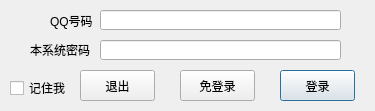
<?xml version="1.0" encoding="UTF-8"?>
<ui version="4.0">
 <class>frmLogin</class>
 <widget class="QDialog" name="frmLogin">
  <property name="geometry">
   <rect>
    <x>0</x>
    <y>0</y>
    <width>375</width>
    <height>111</height>
   </rect>
  </property>
  <property name="sizePolicy">
   <sizepolicy hsizetype="Fixed" vsizetype="Fixed">
    <horstretch>0</horstretch>
    <verstretch>0</verstretch>
   </sizepolicy>
  </property>
  <property name="windowTitle">
   <string>登录 - 洛仙都</string>
  </property>
  <widget class="QLabel" name="lbUsername">
   <property name="geometry">
    <rect>
     <x>50</x>
     <y>10</y>
     <width>51</width>
     <height>21</height>
    </rect>
   </property>
   <property name="text">
    <string>QQ号码</string>
   </property>
  </widget>
  <widget class="QLabel" name="lbPassword">
   <property name="geometry">
    <rect>
     <x>30</x>
     <y>39</y>
     <width>71</width>
     <height>21</height>
    </rect>
   </property>
   <property name="text">
    <string>本系统密码</string>
   </property>
  </widget>
  <widget class="QLineEdit" name="lnUsername">
   <property name="geometry">
    <rect>
     <x>100</x>
     <y>10</y>
     <width>241</width>
     <height>20</height>
    </rect>
   </property>
  </widget>
  <widget class="QLineEdit" name="lnPassword">
   <property name="geometry">
    <rect>
     <x>100</x>
     <y>40</y>
     <width>241</width>
     <height>20</height>
    </rect>
   </property>
  </widget>
  <widget class="QPushButton" name="btnQuit">
   <property name="geometry">
    <rect>
     <x>80</x>
     <y>70</y>
     <width>75</width>
     <height>31</height>
    </rect>
   </property>
   <property name="text">
    <string>退出</string>
   </property>
   <property name="autoDefault">
    <bool>false</bool>
   </property>
  </widget>
  <widget class="QPushButton" name="btnJoinus">
   <property name="geometry">
    <rect>
     <x>180</x>
     <y>70</y>
     <width>75</width>
     <height>31</height>
    </rect>
   </property>
   <property name="text">
    <string>免登录</string>
   </property>
   <property name="autoDefault">
    <bool>false</bool>
   </property>
  </widget>
  <widget class="QPushButton" name="btnLogin">
   <property name="geometry">
    <rect>
     <x>280</x>
     <y>70</y>
     <width>75</width>
     <height>31</height>
    </rect>
   </property>
   <property name="text">
    <string>登录</string>
   </property>
  </widget>
  <widget class="QCheckBox" name="cbRemember">
   <property name="geometry">
    <rect>
     <x>10</x>
     <y>80</y>
     <width>61</width>
     <height>16</height>
    </rect>
   </property>
   <property name="text">
    <string>记住我</string>
   </property>
  </widget>
 </widget>
 <layoutdefault spacing="6" margin="11"/>
 <resources/>
 <connections/>
</ui>
